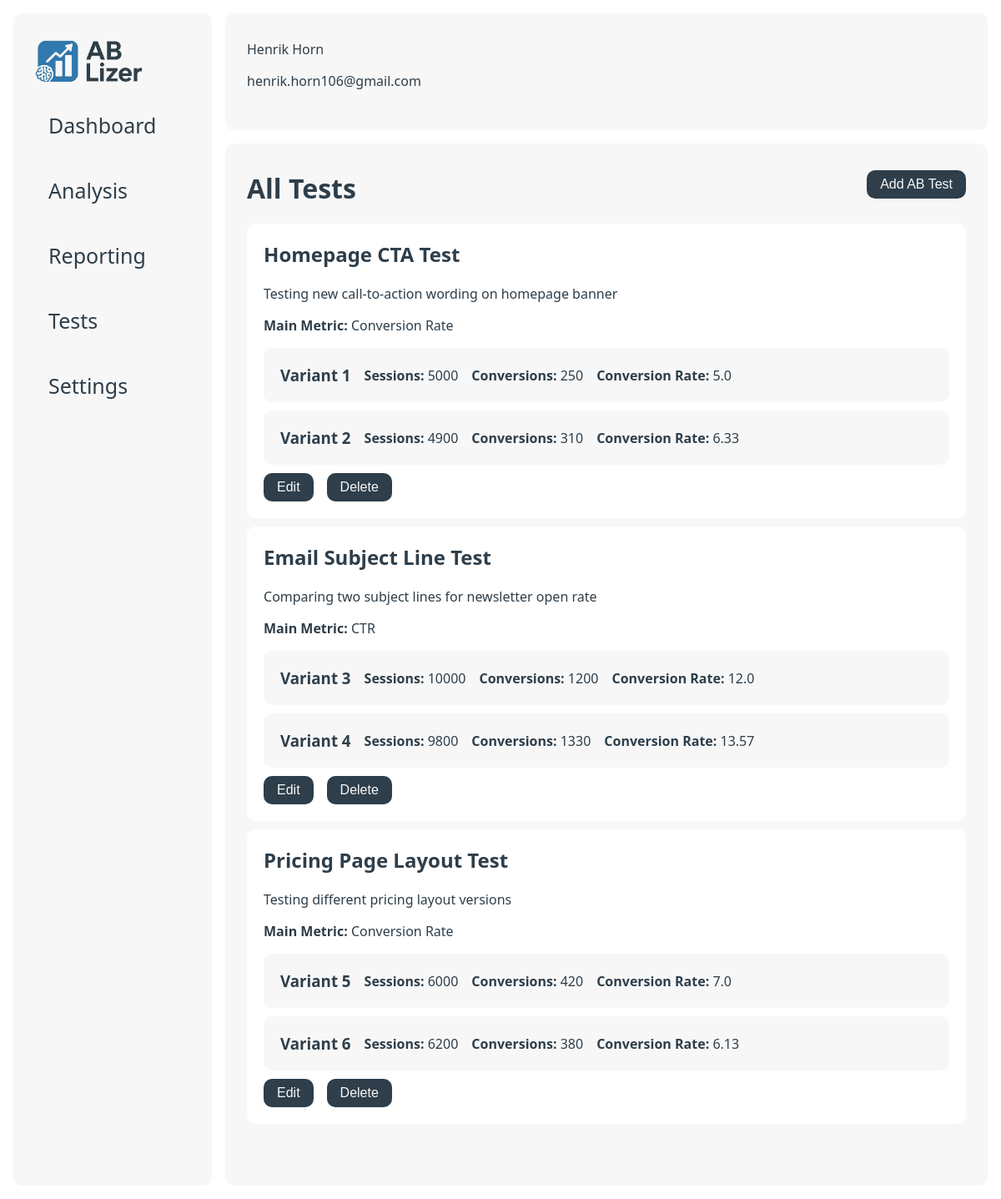
/tests, run on an earlier commit of the app's database.
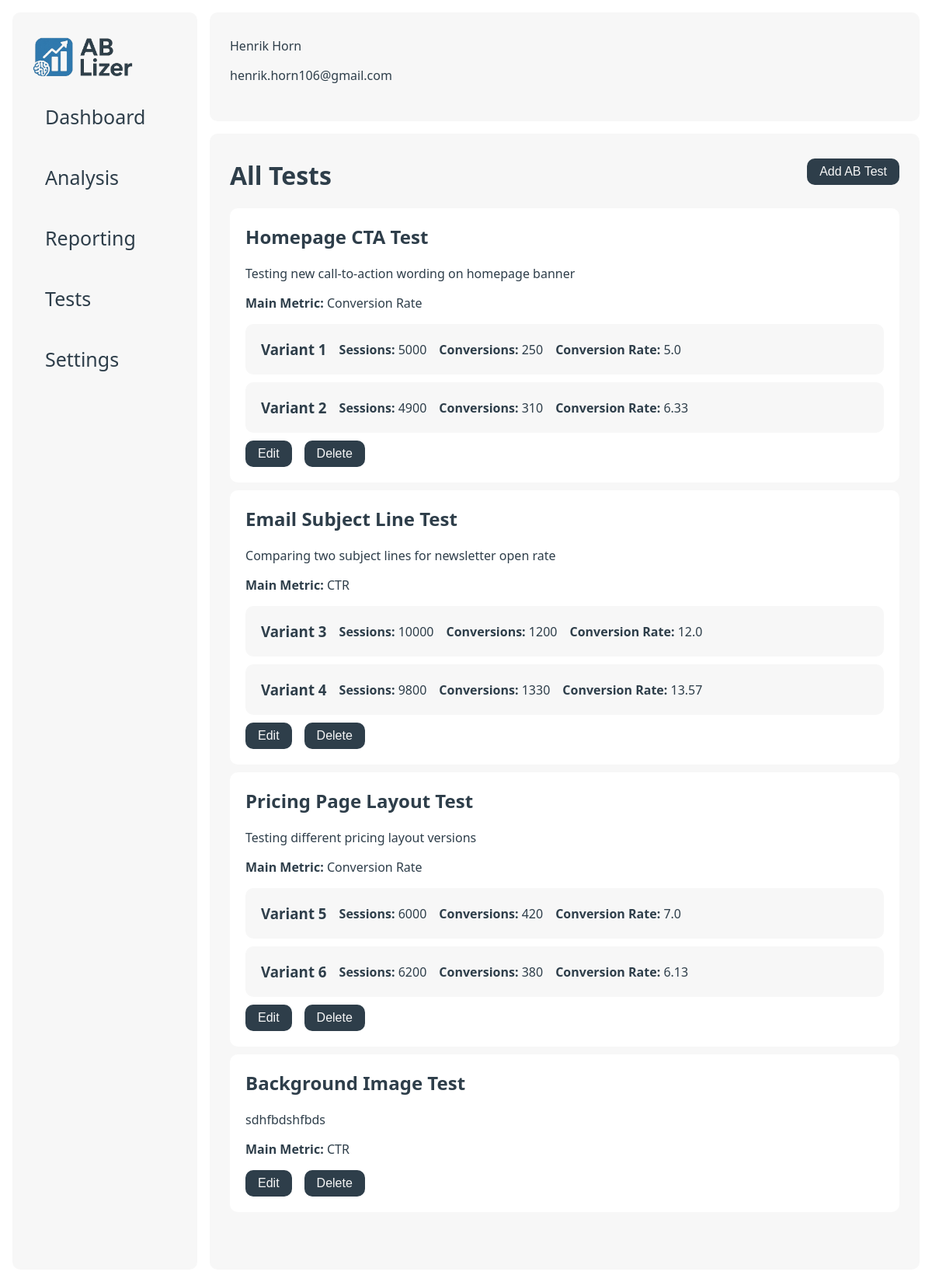
And on a later commit of the database.
### data/models.py (models this page shows)
class ab_tests(db.Model):
    __tablename__ = 'ab_tests'
    id = db.Column(db.Integer, primary_key=True)
    name = db.Column(db.String(255), nullable=False)
    description = db.Column(db.Text, nullable=False)
    metric = db.Column(db.String(255), nullable=False)
    created_at = db.Column(db.DateTime, nullable=False)
    __repr__ = lambda self: f'<Ab_Test {self.id}>'
    __str__ = lambda self: f'{self.id}'

class variants(db.Model):
    __tablename__ = 'variants'
    id = db.Column(db.Integer, primary_key=True)
    test_id = db.Column(db.Integer, db.ForeignKey('ab_tests.id'), nullable=False)
    name = db.Column(db.String(255), nullable=False)
    impressions = db.Column(db.Integer, nullable=False)
    conversions = db.Column(db.Integer, nullable=False)
    conversion_rate = db.Column(db.Float, nullable=False)
    __repr__ = lambda self: f'<Variant {self.id}>'
    __str__ = lambda self: f'{self.id}'

### app.py (the view)
@app.route("/tests")
def tests():
    data = {}
    for test in db_manager.get_ab_tests():
        data[test] = db_manager.get_variants(test.id)
    return render_template("tests.html",
                           user_name=user_name,
                           user_email=user_email,
                           data=data
                           )

### data/db_manager.py (called while the page is built)
    def get_ab_tests(self):
        return ab_tests.query.all()

    def get_variants(self, test_id):
        return variants.query.filter_by(test_id=test_id).all()

### templates/tests.html
{% extends "base.html" %}
{% block content %}
    <div class="hero">
        <h1>All Tests</h1>
        <button class="btn" id="addTestBtn">Add AB Test</button>
    </div>
    <div class="scroll">
        <div class="col-wrapper">
            <div class="card-list">
                {% for test in data %}
                    <div class="card long">
                        <h2><strong>{{ test.name }}</strong></h2>
                        <p>{{ test.description }}</p>
                        <p><strong>Main Metric:</strong> {{ test.metric }}</p>
                        {% for variant in data[test] %}
                            <div class="card long secondary">
                                <div class="row">
                                    <h3>Variant {{ variant }}</h3>
                                    <p><strong>Sessions:</strong> {{ variant.impressions }}</p>
                                    <p><strong>Conversions:</strong> {{ variant.conversions }}</p>
                                    <p><strong>Conversion Rate:</strong> {{ variant.conversion_rate }}</p>
                                </div>
                            </div>
                        {% endfor %}
                        <div class="row">
                            <button class="btn">Edit</button>
                            <form action="{{ url_for('delete_test', test_id=test.id) }}" class="inline-form" method="post">
                                <button class="btn" onclick="return confirm('Delete this test?');" type="submit">
                                    Delete
                                </button>
                            </form>
                        </div>
                    </div>
                {% endfor %}
            </div>
        </div>
    </div>
{% endblock %}

What changed in the data, as far as the page shows it:
added ab_tests: name "Background Image Test", description "sdhfbdshfbds", metric "CTR"
